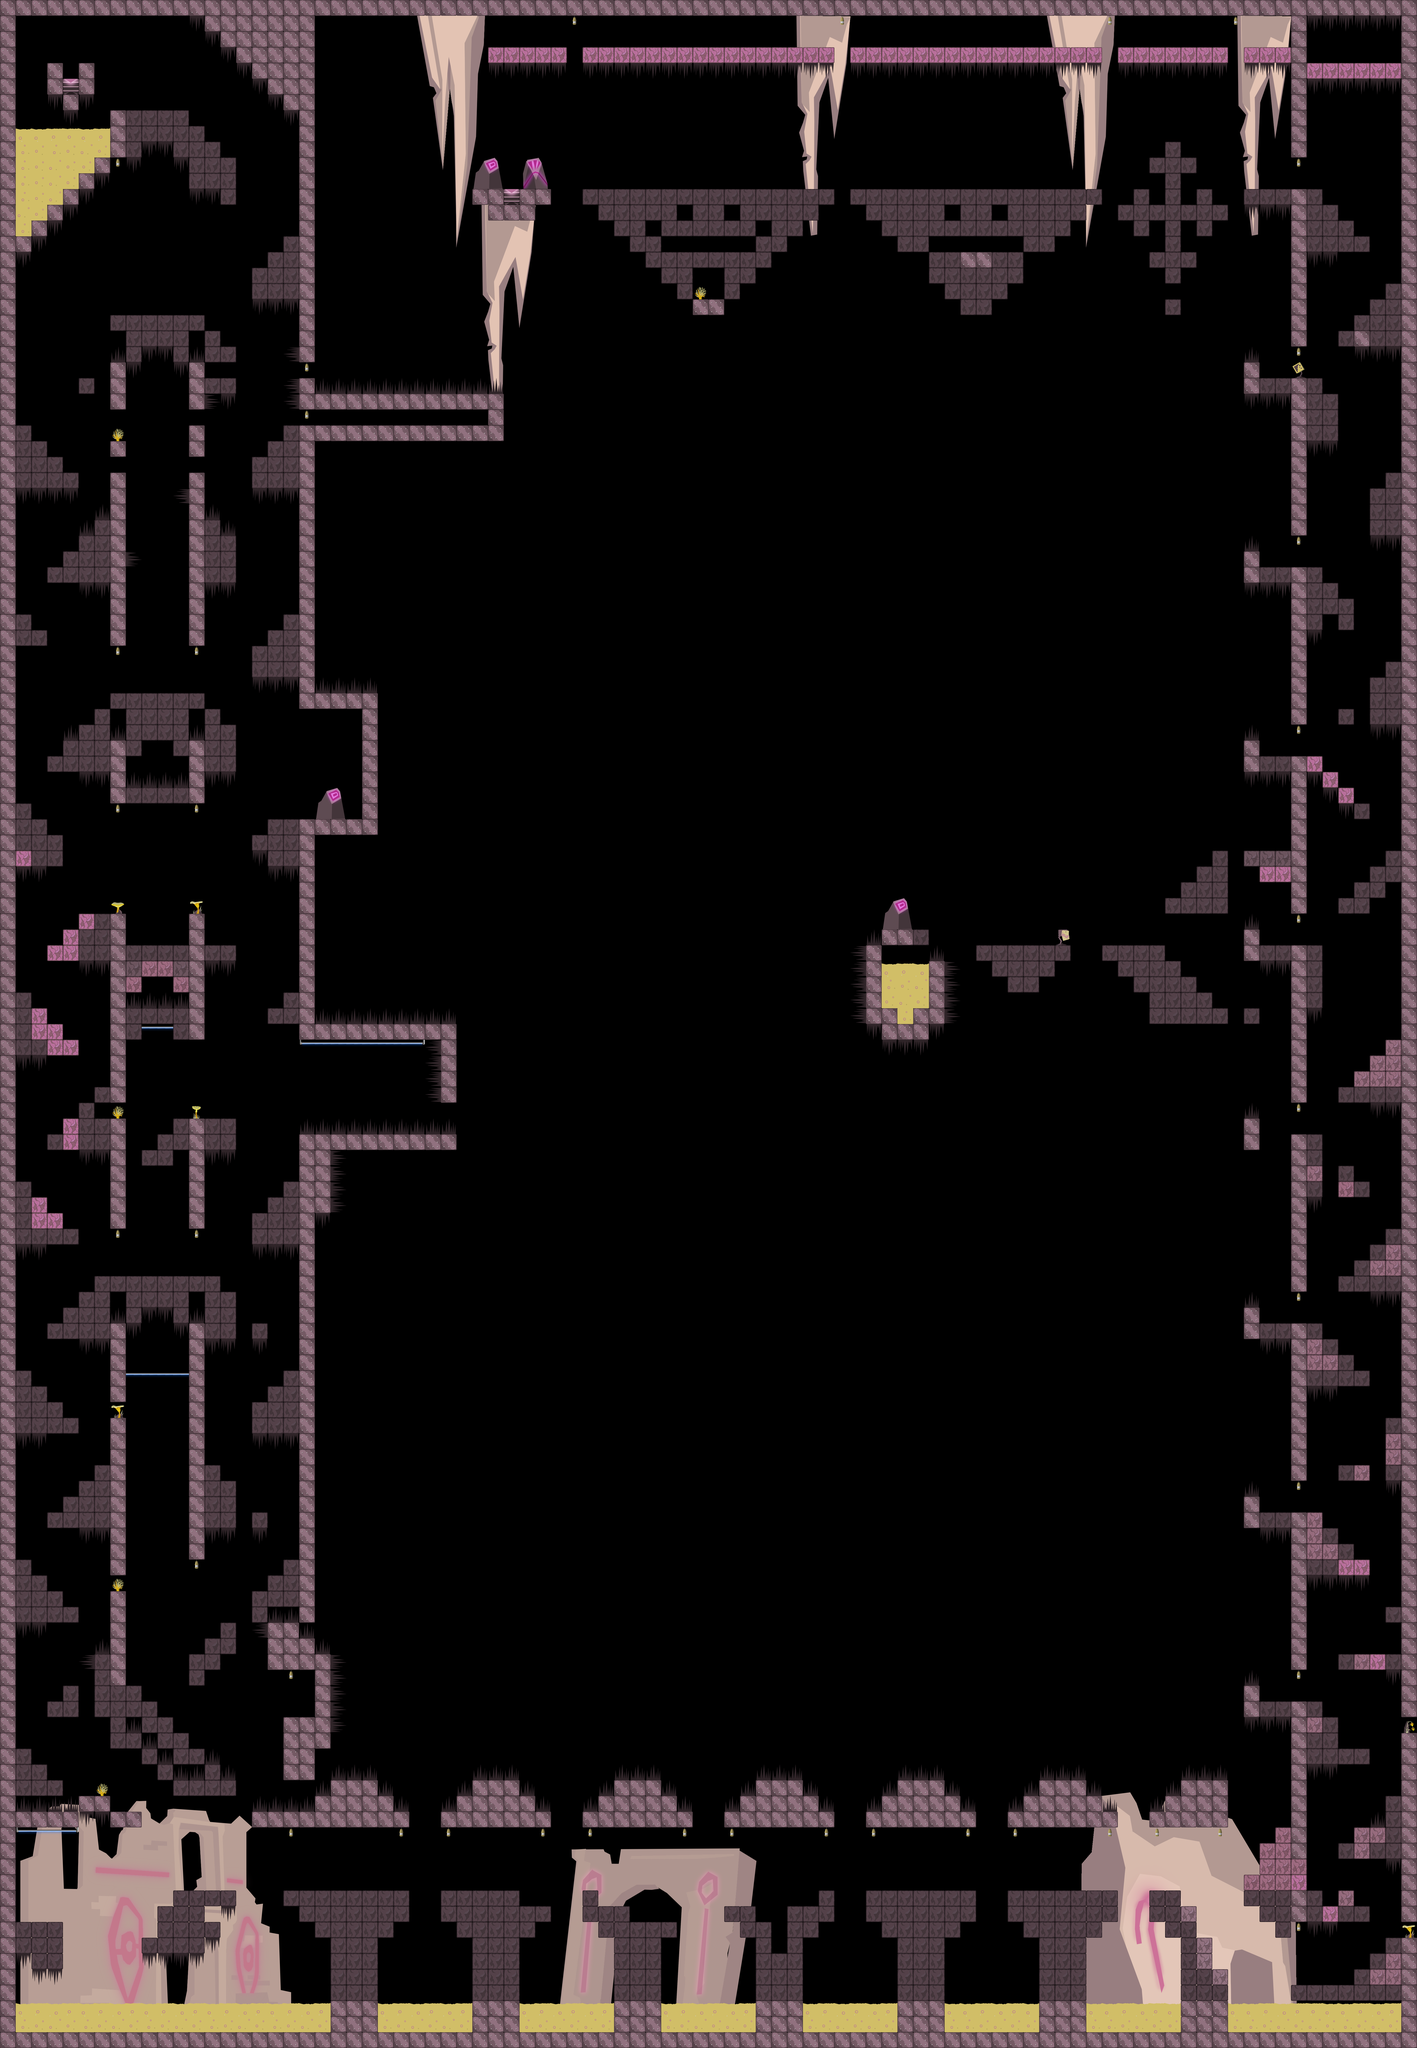

This game map was drawn from its Tiled (.tmx) file and the tilesets committed beside it. A one-line description and the trimmed map source follow:
An orthogonal 90x130 tile map with 64x64 px tiles, 2 tile layers (Mittelebene, Spielebene), 13 tilesets and 227 objects (174x Platform, 12x LavaFountain, 12x Rock, 12x RockTrigger, 10x Enemy, ...).

<map version="1.0" orientation="orthogonal" renderorder="right-down" width="90" height="130" tilewidth="64" tileheight="64" nextobjectid="343">
 <properties>
  <property name="Background" value="Hintergrund1.png" />
 </properties>
 <tileset firstgid="1" source="tilesets/lava.tsx" />
 <tileset firstgid="9" source="tilesets/zacken.tsx" />
 <tileset firstgid="12" source="tilesets/rest.tsx" />
 <tileset firstgid="20" source="tilesets/destructable_block.tsx" />
 <tileset firstgid="26" source="tilesets/background_block.tsx" />
 <tileset firstgid="32" source="tilesets/bomb.tsx" />
 <tileset firstgid="34" source="tilesets/deco.tsx" />
 <tileset firstgid="48" source="tilesets/deco_gross.tsx" />
 <tileset firstgid="51" source="tilesets/Ruine01.tsx" />
 <tileset firstgid="52" source="tilesets/Ruine.tsx" />
 <tileset firstgid="53" source="tilesets/Stalagtit02.tsx" />
 <tileset firstgid="54" source="tilesets/Stalagtitten01.tsx" />
 <tileset firstgid="57" source="tilesets/Midground_Stein01.tsx" />
 <layer name="Mittelebene" width="90" height="130">
  <properties>
   <property name="Parallax" value="0.75" />
  </properties>
  <data>[11700 cells, 8 non-empty, 5 distinct tile ids]</data>
 </layer>
 <layer name="Spielebene" width="90" height="130">
  <properties>
   <property name="Parallax" value="1" />
  </properties>
  <data>[11700 cells, 2670 non-empty, 33 distinct tile ids]</data>
 </layer>
 <objectgroup name="Objektebene">
  <!-- 227 objects omitted --></objectgroup>
</map>
<!-- 227 of 227 objects omitted -->
